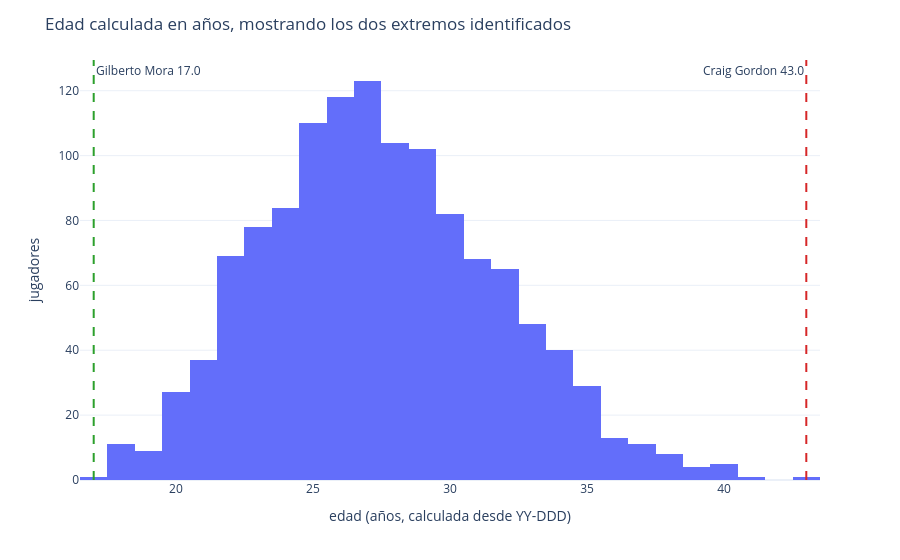

Notebook cell for this chart:
### Markdown cell above
## 7. Verificación del procesamiento de la edad

FBref almacena la edad con el formato **YY-DDD**, el cual no es adecuado para realizar cálculos o análisis numéricos. El proceso de conversión transforma este formato en una edad expresada en años como valor decimal (`float`). La tabla compara ambos formatos en los casos extremos, mostrando a un portero de más de 40 años y a un adolescente, lo que permite apreciar el amplio rango de edades presente en el conjunto de datos.

### Code cell
aged = players.dropna(subset=["age_years"]).copy()

oldest = aged.nlargest(5, "age_years")[["player", "team", "pos_main", "age", "age_years"]]
youngest = aged.nsmallest(5, "age_years")[["player", "team", "pos_main", "age", "age_years"]]

extremes = pd.concat([oldest.assign(end="más antiguos"),
                      youngest.assign(end="más jóvenes")], ignore_index=True)

extremes["age_years"] = extremes["age_years"].round(2)

print("Cadena original 'YY-DDD' vs años calculados como número decimal:")

# Only for visualization, does not modify the dataframe
display(
    extremes[["end", "player", "team", "pos_main", "age", "age_years"]]
    .rename(columns={
        "end": "clasificación",
        "player": "jugador",
        "team": "equipo",
        "pos_main": "posición_principal",
        "age": "edad",
        "age_years": "edad_en_años"
    })
)

fig = px.histogram(
    aged,
    x="age_years",
    nbins=28,
    color_discrete_sequence=["#636EFA"]
)

o = oldest.iloc[0]
y = youngest.iloc[0]

fig.add_vline(
    x=o["age_years"],
    line_dash="dash",
    line_color="#d62728",
    annotation_text=f"{o['player']} {o['age_years']:.1f}",
    annotation_position="top left"
)

fig.add_vline(
    x=y["age_years"],
    line_dash="dash",
    line_color="#2ca02c",
    annotation_text=f"{y['player']} {y['age_years']:.1f}",
    annotation_position="top right"
)

fig.update_layout(
    title="Edad calculada en años, mostrando los dos extremos identificados",
    xaxis_title="edad (años, calculada desde YY-DDD)",
    yaxis_title="jugadores",
    **PLOTLY_KW
)

fig.show()

### Figure 1 — Plotly figure (JSON) as saved in the notebook; plotly's stock layout.template omitted (floating-point values rounded to 4 significant figures; data arrays with more than 128 entries replaced by an {"elided": "..."} marker saying what was removed)
{"data": [{"bingroup": "x", "hovertemplate": "age_years=%{x}<br>count=%{y}<extra></extra>", "legendgroup": "", "marker": {"color": "#636EFA", "pattern": {"shape": ""}}, "name": "", "nbinsx": 28, "orientation": "v", "showlegend": false, "type": "histogram", "x": {"elided": "1248 float values"}, "xaxis": "x", "yaxis": "y"}], "layout": {"annotations": [{"showarrow": false, "text": "Craig Gordon 43.0", "x": 43, "xanchor": "right", "xref": "x", "y": 1, "yanchor": "top", "yref": "y domain"}, {"showarrow": false, "text": "Gilberto Mora 17.0", "x": 17, "xanchor": "left", "xref": "x", "y": 1, "yanchor": "top", "yref": "y domain"}], "barmode": "relative", "legend": {"tracegroupgap": 0}, "margin": {"t": 60}, "shapes": [{"line": {"color": "#d62728", "dash": "dash"}, "type": "line", "x0": 43, "x1": 43, "xref": "x", "y0": 0, "y1": 1, "yref": "y domain"}, {"line": {"color": "#2ca02c", "dash": "dash"}, "type": "line", "x0": 17, "x1": 17, "xref": "x", "y0": 0, "y1": 1, "yref": "y domain"}], "title": {"text": "Edad calculada en años, mostrando los dos extremos identificados"}, "xaxis": {"anchor": "y", "domain": [0, 1], "title": {"text": "edad (años, calculada desde YY-DDD)"}}, "yaxis": {"anchor": "x", "domain": [0, 1], "title": {"text": "jugadores"}}}}
